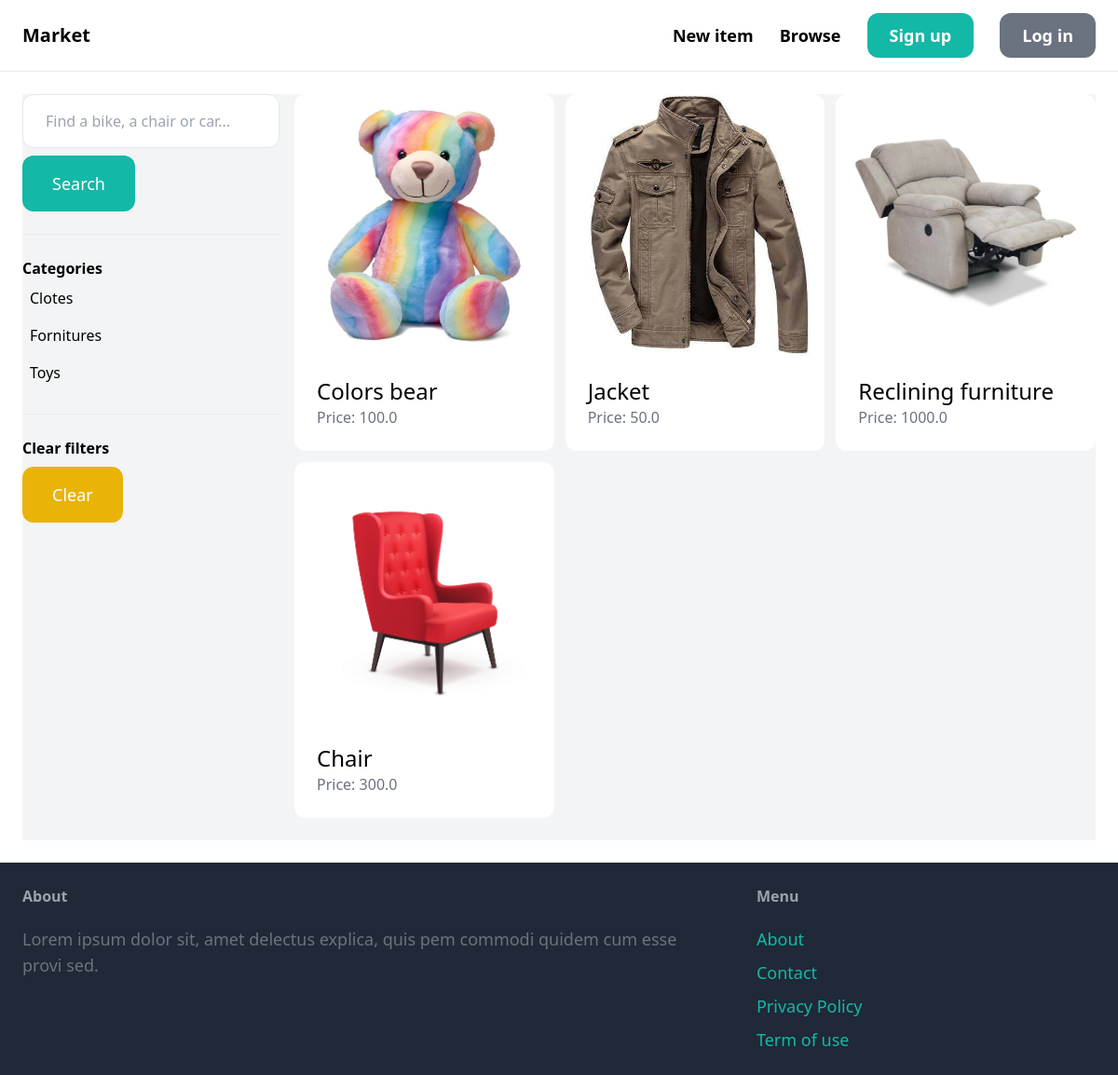
Before: /items/ with the older database file.
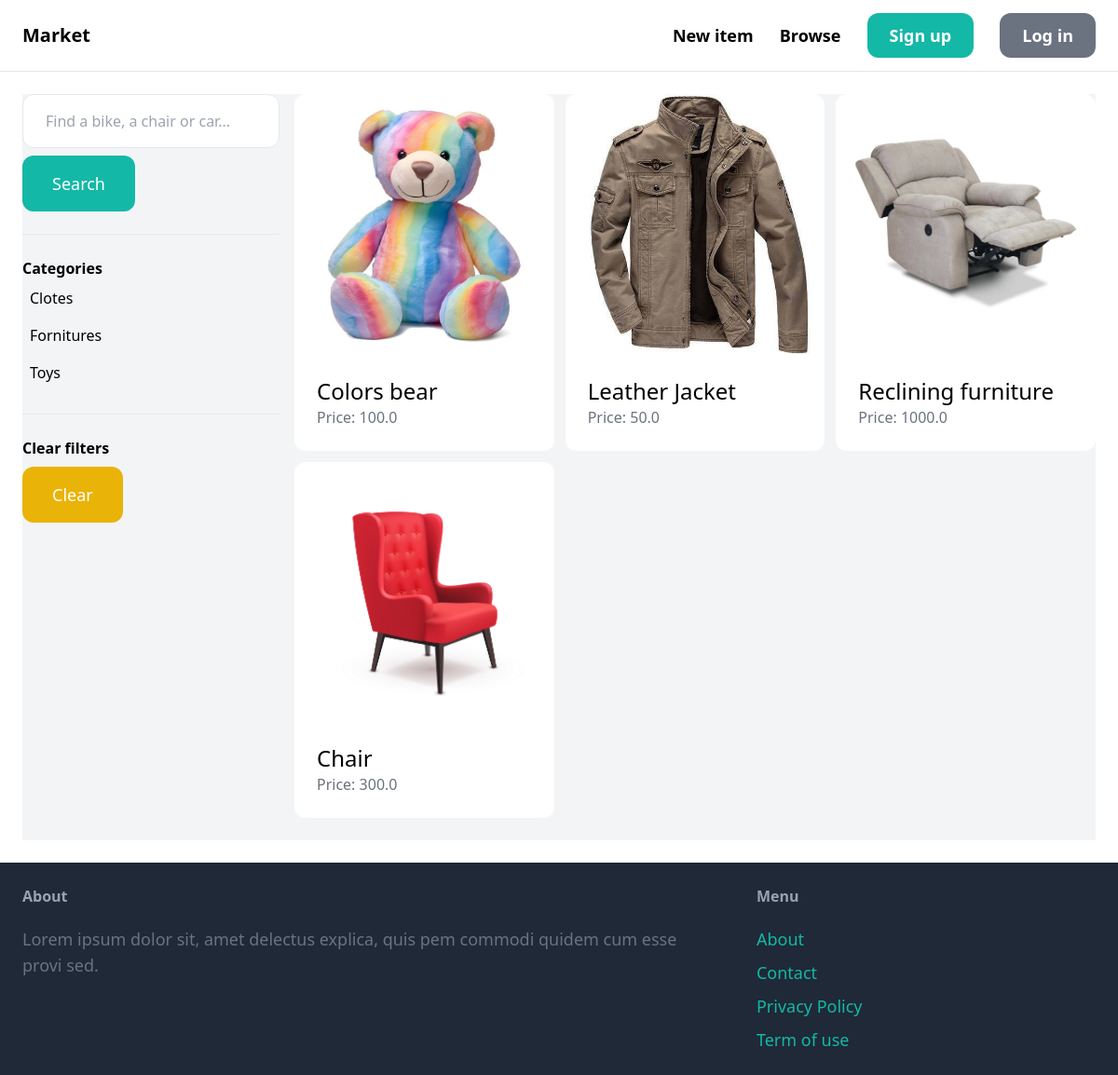
After: the same page with the newer database file.
### item/models.py (models this page shows, shortened)
class Category(models.Model):
    name = models.CharField(max_length=255)
    class Meta:#configuraciones para el modelo
        ordering = ('name',)#ordenar los nombres
        verbose_name_plural = 'categories'#dijando por defaul agrga una s al final, esto es para corregir categoys

class Item(models.Model):
    category = models.ForeignKey(Category, related_name='items', on_delete=models.CASCADE)
    name = models.CharField(max_length=255)
    description = models.TextField(blank=True, null=True)
    price = models.FloatField()
    image = models.ImageField(upload_to='item_images', blank=True, null=True)
    is_sold = models.BooleanField(default=False)
    created_by = models.ForeignKey(User, related_name= 'Items', on_delete=models.CASCADE)
    created_at = models.DateTimeField(auto_now_add=True)

### item/views.py (the view)
# urls.py: path('', views.items, name='items'),
def items(request):
    query = request.GET.get('query', '')
    category_id = request.GET.get('category', 0)
    categories = Category.objects.all()
    items = Item.objects.filter(is_sold=False)
    if category_id:
        items = items.filter(category_id=category_id)
    if query:
        items = items.filter(Q(name__icontains=query) | Q(description__icontains=query))
    return render(request, 'item/items.html', {
        'items': items,
        'query': query,
        'categories': categories,
        'category_id': int(category_id)
    })

### item/templates/item/items.html (shortened to what this page needs)
{% extends 'core/base.html' %}
{% block content %}
    <div class="pb-6 grid grid-cols-4 gap-4 bg-gray-100">
        <div class="col-span-1">
            <form method="get" action="{% url 'item:items' %}">
                <input name="query" class="w-full py-4 px-6 border rounded-xl" type="text" value="{{ query }}" placeholder="Find a bike, a chair or car...">
                <button class="mt-2 py-4 px-8 text-lg bg-teal-500 text-white rounded-xl">Search</button>
            </form>
            <hr class="my-6">
            <p class="font-semibold">Categories</p>
            <ul>
                {% for category in categories %}
                    <li class="py-2 px-2 rounded-xl{% if category.id == category_id %} bg-gray-200{% endif %}">
                        <a href="{% url 'item:items' %}?query={{ query }}&category={{ category.id }}">{{ category.name }}</a>
                    </li>
                {% endfor %}
            </ul>
            <hr class="my-6">
            <p class="font-semibold">Clear filters</p>
            <ul>
                <li><a href="{% url 'item:items' %}" class="mt-2 py-4 px-8 inline-block bg-yellow-500 text-lg rounded-xl text-white">Clear</a>
        </div>
        <div class="col-span-3">
            <div class="grid grid-cols-3 gap-3">
                {% for item in items %}
                    <div>
                        <a href="{% url 'item:detail' item.id %}">
                            <div>
                                <img src="{{ item.image.url }}" class="rounded-t-xl">
                            </div>
                            <div class="p-6 bg-white rounded-b-xl">
                                <h2 class="text-2xl">{{ item.name }}</h2>
                                <p class="text-gray-500">Price: {{ item.price }}</p>
                            </div>
                        </a>
                    </div>
                {% endfor %}
            </div>
        </div>
    </div>
{% endblock %}

### core/templates/core/base.html (shortened to what this page needs)
<!DOCTYPE html>
<html lang="en">
<head>
    <script src="https://cdn.tailwindcss.com"></script>
</head>
<body>
    <nav class="py-6 px-6 flex justify-between items-center border-b border-gray-200">
        <a href="/" class="text-xl font-semibold">Market</a>
        <div class="space-x-6">
            <a href="{% url 'item:new' %}" class="text-lg font-semibold hover:text-gray-500">New item</a>
            <a href="{% url 'item:items' %}" class="text-lg font-semibold hover:text-gray-500">Browse</a>
            {% if request.user.is_authenticated %}
                <a href="{% url 'conversation:inbox' %}" class="px-6 py-3 text-lg font-semibold bg-teal-500 text-white rounded-xl hover:bg-teal-700">Inbox</a>
                <a href="{% url 'dashboard:index' %}" class="px-6 py-3 text-lg font-semibold bg-gray-500 text-white rounded-xl hover:bg-gray-700">Dashboard</a>
            {% else %}
                <a href="{% url 'core:signup' %}" class="px-6 py-3 text-lg font-semibold bg-teal-500 text-white rounded-xl hover:bg-teal-700">Sign up</a>
                <a href="{% url 'core:login' %}" class="px-6 py-3 text-lg font-semibold bg-gray-500 text-white rounded-xl hover:bg-gray-700">Log in</a>
            {% endif %}
        </div>
    </nav>
    <div class="px-6 py-6">
        {% block content %}
        {% endblock %}
    </div>
    <footer class="py-6 px-6 flex justify-between bg-gray-800">
        <div class="w2/3 pr-10">
            <h3 class="mb-5 font-semibold text-gray-400">About</h3>
            <p class="text-lg text-gray-500">Lorem ipsum dolor sit, amet delectus explica, quis pem commodi quidem cum esse provi sed.</p>
        </div>
        <div class="w-1/3">
            <h3 class="mb-5 font-semibold text-gray-400">Menu</h3>
            <ul class="space-y-2">
                <li><a href="#" class="text-lg text-teal-500 hover:text-teal-700">About</a></li>
                <li><a href="{% url 'core:contact' %}" class="text-lg text-teal-500 hover:text-teal-700">Contact</a></li>
                <li><a href="#" class="text-lg text-teal-500 hover:text-teal-700">Privacy Policy</a></li>
                <li><a href="#" class="text-lg text-teal-500 hover:text-teal-700">Term of use</a></li>
            </ul>
        </div>
    </footer>
</body>
</html>

Changed rows visible on the page:
changed Item: name "Jacket" → "Leather Jacket"
